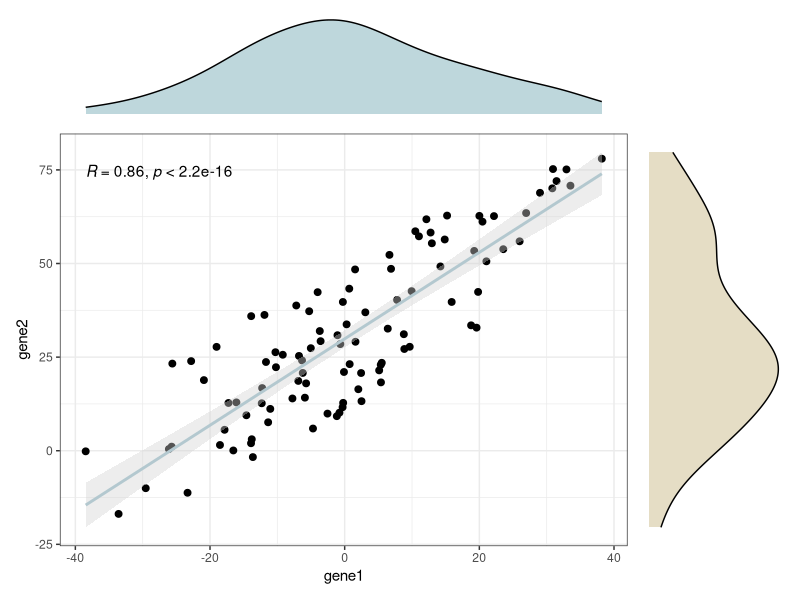
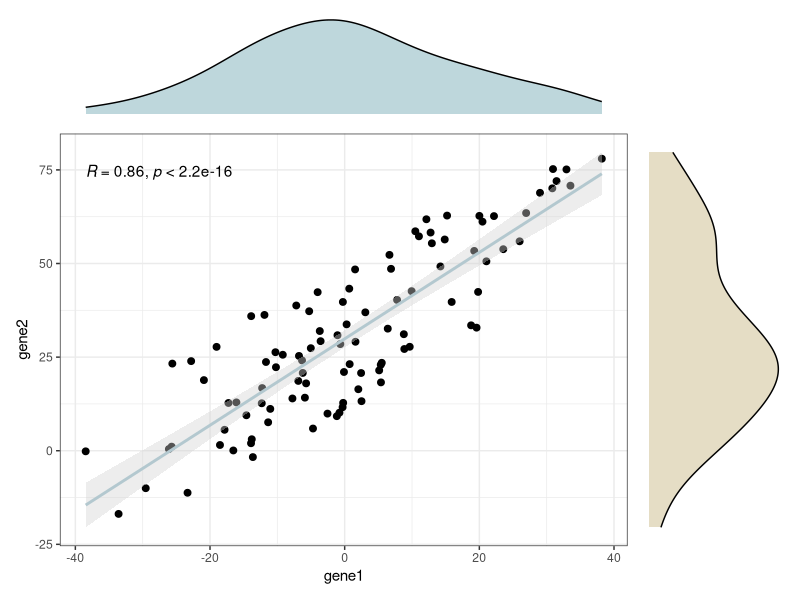

Reproduce these figures in R, in order.
# https://mp.weixin.qq.com/s/g9IoL5H7EWypLOxRByVKEg
setwd("/home/wtian/play_ground/plot/scatter")

library(ggpubr)
library(gridExtra)

set.seed(14)
gene1 = rnorm(100,sd = 18)
gene2 = gene1 + runif(100,min = 10,max = 50)
dat <- data.frame(gene1 = gene1, 
                  gene2 = gene2)
head(dat)

p1 <- ggscatter( dat, x = "gene1", y = "gene2",
           add = "reg.line", conf.int = TRUE,
           add.params = list(color = "#B3C8CF", fill = "lightgray"))+
  stat_cor()+
  theme_bw()

p2 <- ggplot(dat, aes(gene1)) +
  geom_density(fill = "#BED7DC") +
  theme_void()

p3 <- ggplot(dat, aes(gene2)) +
  geom_density(fill = "#E5DDC5") +
  coord_flip() +
  theme_void()

library(patchwork)
empty_plot <- plot_spacer()
f = c("AAAAD
       BBBBC
       BBBBC
       BBBBC
       BBBBC")
p2+p1+p3+ empty_plot + plot_layout(design = f)
# 保存
ggsave("01_cor_scatter_with_side_density.png", width = 8, height = 8)